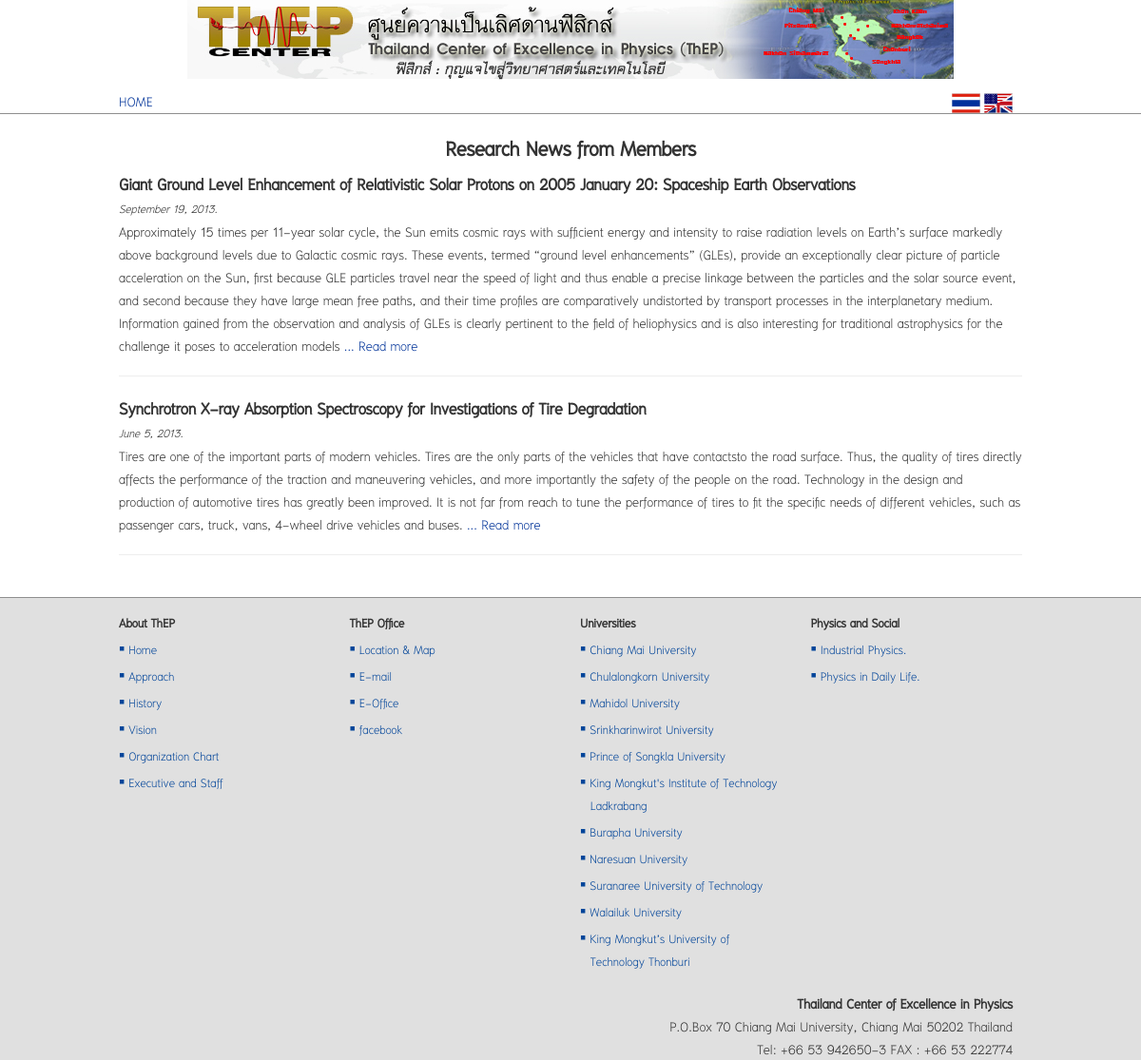
Page /views/network-academic-news_en.php on the earlier database version.
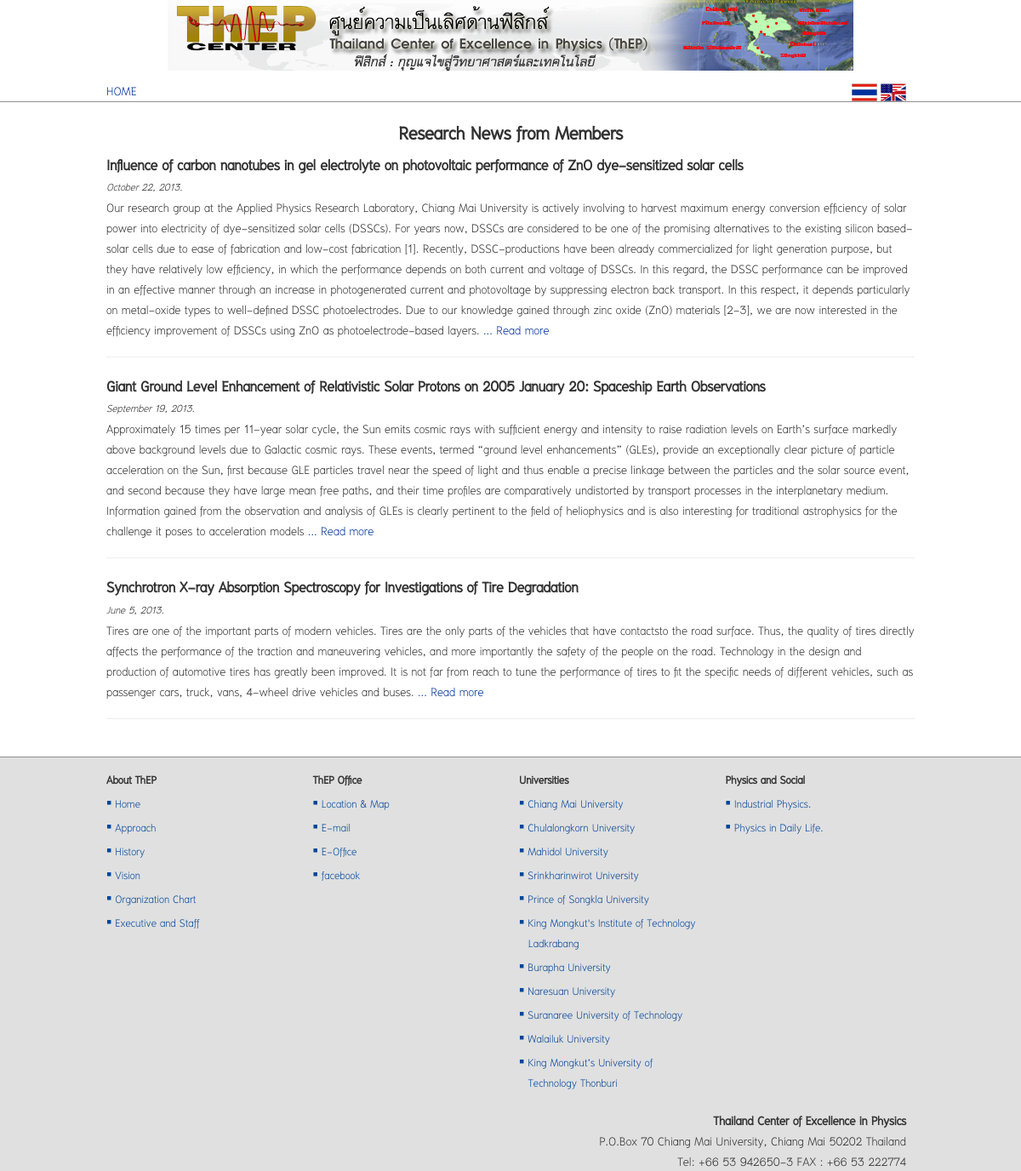
Same page on the later database version.
### tables this page shows
CREATE TABLE `tb_news` (
  `id` int(11) NOT NULL auto_increment,
  `type` varchar(255) NOT NULL,
  `title` varchar(255) NOT NULL,
  `title_en` varchar(255) NOT NULL,
  `date` varchar(255) NOT NULL,
  `featured_img` varchar(255) NOT NULL,
  `content_short` text NOT NULL,
  `content_short_en` text NOT NULL,
  `content_long` text NOT NULL,
  `content_long_en` text NOT NULL,
  `new` char(1) NOT NULL,
  `picture` varchar(255) NOT NULL,
  `gallery_id` varchar(255) NOT NULL,
  `modified` varchar(255) NOT NULL,
  PRIMARY KEY  (`id`)
);

### src/views/network-academic-news_en.php (the view, shortened to what this page needs)
<link href="../plugins/jqueryui/jquery-ui-1.10.3/themes/base/jquery-ui.css" rel="stylesheet" />
</head>
<body>
    <div class="container">
        <div id="show-news" class="row">
            <?php
            if (isset($_GET['news_id'])) {
                $news_id = $_GET['news_id'];
                $sql = "SELECT * FROM tb_news WHERE id = '$news_id';";
                $result = mysql_query($sql);
                $p = mysql_fetch_array($result);
                if ($p['type'] != 'network-academic') {
                    echo '
                    <script>
                        window.location = "network-academic-news.php";
                    </script>
                    ';
                }
                ?>
                <div class="col-sm-9 col-md-9">
                    <?php
                    echo '
                            <div id="news-' . $p['id'] . '">
                                ';
                    $admin_txt = '
                                <p>
                                    <a id="edit-news" style="cursor: pointer; font-weight: bold;"><span class="glyphicon glyphicon-wrench"></span> Edit</a>
                                </p>
                            ';
                    admin($admin_txt);
                    echo '
                                <h2>' . htmlspecialchars_decode($p['title_en']) . '</h2>
                                <p><small><em>' . date("F j, Y.", strtotime($p['date'])) . '</small></em></p>
                                ' . htmlspecialchars_decode($p['content_long_en']) . '
                            </div>
                      ';
                    ?>
                    <script>
                        $(function(){
                            $('#edit-news').click(function(){
                                $(document).ajaxStart(function(){
                                    $('#show-news').html("<div class=\"span12 text-center\" ><img src='../images/demo_wait.gif' /></div>");
                                });
                                $.get("<?php controll('edit-network-news'); ?>", {edit_news: "<?php echo $p['id']; ?>"},
                                function(data){ $('#show-news').html(data); }
                            );
                            });
                        });
                    </script>
                </div>
                <div class="col-sm-3 col-md-3">
                    <h3 class="text-center">Another News</h3>
                    <?php
                    $sql_etc = "SELECT * FROM tb_news
                        WHERE (type = 'network-academic') AND (title_en != '')
                        ORDER BY date DESC
                        LIMIT 4;";
                    $re_etc = mysql_query($sql_etc);
                    while ($etc = mysql_fetch_array($re_etc)) {
                        echo '
                    <p><a href="' . $etc['type'] . '-news_en.php?news_id=' . $etc['id'] . '">' . htmlspecialchars_decode($etc['title_en']) . '</a></p>
                    <hr>
                    ';
                    }
                    ?>
                    <p><a href="network-academic-news_en.php"><em>All news</em></a></p>
                </div>
                <?php
            } else {
                ?>
                <div class="col-sm-12 col-md-12">
                    <h2 class="text-center">Research News from Members</h2>
                    <?php
                    $sql = "SELECT * FROM tb_news WHERE (type = 'network-academic') AND (title_en != '') ORDER BY date DESC;";
                    $result = mysql_query($sql);
                    $num_news = mysql_num_rows($result);
                    if ($num_news > 0) {
                        while ($p = mysql_fetch_array($result)) {
                            echo '
                            <div id="news-' . $p['id'] . '">
                                <h3 style="display: inline;"><a onclick="window.location=\'?news_id=' . $p['id'] . '\';" style="cursor: pointer;">' . htmlspecialchars_decode($p['title_en']) . '</a></h3>
                                <p><small><em>' . date("F j, Y.", strtotime($p['date'])) . '</em></small></p>
                                <p>' . $p['content_short_en'] . ' <a href="' . $p['type'] . '-news_en.php?news_id=' . $p['id'] . '">... Read more</a></p>
                            </div>
                            <hr>
                            ';
                        }
                    } else {
                        echo '<h3 class="text-center">Sorry No Data found.</h3>';
                    }
                    ?>
                </div>
                <?php
            }
            ?>
        </div>
    </div>
</body>
</html>

Differences in the rows shown:
now on this page (row edited): tb_news: title_en "Influence of carbon nanotubes in gel electrolyte on photovoltaic performance of ZnO dye-sensitized solar cells", date "October 22, 2013.", content_short_en "Our research group at the Applied Physics Research Laboratory, Chiang Mai University is actively involving to harvest maximum energy conversion efficiency of solar power into electricity of dye-sensitized solar cells (DSSCs). For years now, DSSCs are considered to be one of the promising alternatives to the existing silicon based-solar cells due to ease of fabrication and low-cost fabrication [1]. Recently, DSSC-productions have been already commercialized for light generation purpose, but they have relatively low efficiency, in which the performance depends on both current and voltage of DSSCs. In this regard, the DSSC performance can be improved in an effective manner through an increase…"
